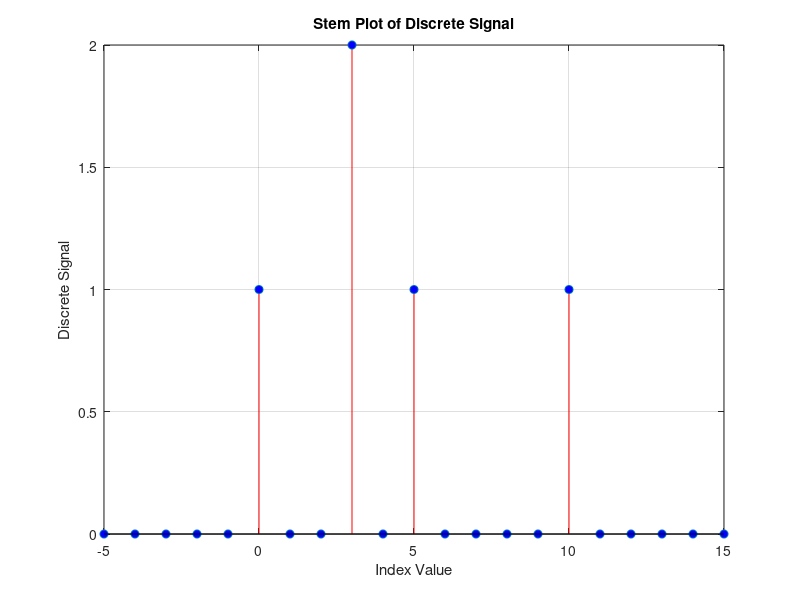

The MATLAB script that drew this image:
n = -5:15;
y = zeros(size(n));

y(n == 3) = 2;
y(n == 0 | n == 5 | n == 10) = 1;

figure('color','white'); 
stem(n,y,'filled','color','r','MarkerFaceColor','b');
xlabel('Index Value'); 
ylabel('Discrete Signal'); 
title('Stem Plot of Discrete Signal');
grid on; 
